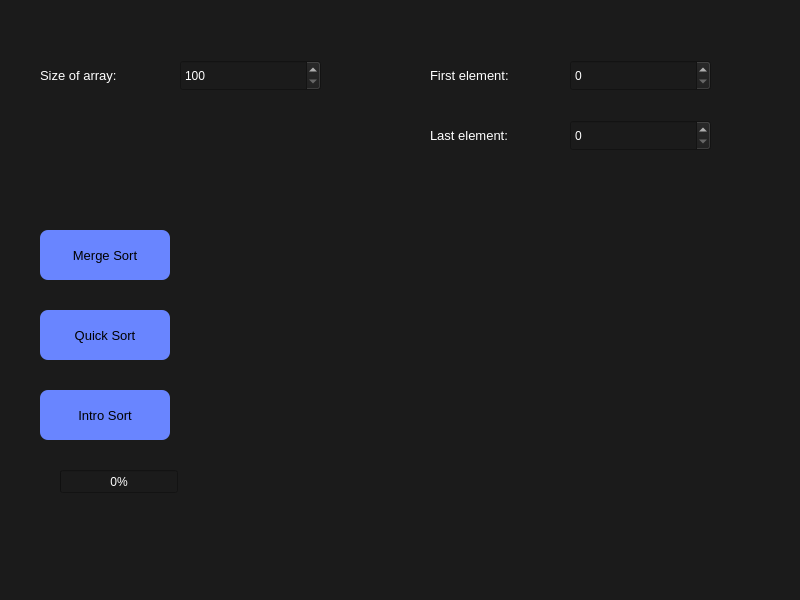
<?xml version="1.0" encoding="UTF-8"?>
<ui version="4.0">
 <class>MainWindow</class>
 <widget class="QMainWindow" name="MainWindow">
  <property name="geometry">
   <rect>
    <x>0</x>
    <y>0</y>
    <width>800</width>
    <height>600</height>
   </rect>
  </property>
  <property name="windowTitle">
   <string>MainWindow</string>
  </property>
  <property name="styleSheet">
   <string notr="true">background-color:rgb(27, 27, 27);
</string>
  </property>
  <widget class="QWidget" name="centralwidget">
   <widget class="QSpinBox" name="spinBox_Size">
    <property name="geometry">
     <rect>
      <x>180</x>
      <y>60</y>
      <width>141</width>
      <height>31</height>
     </rect>
    </property>
    <property name="styleSheet">
     <string notr="true">color:rgb(255, 255, 255);</string>
    </property>
    <property name="minimum">
     <number>100</number>
    </property>
    <property name="maximum">
     <number>50000</number>
    </property>
    <property name="value">
     <number>100</number>
    </property>
   </widget>
   <widget class="QSpinBox" name="spinBox_limitA">
    <property name="geometry">
     <rect>
      <x>570</x>
      <y>60</y>
      <width>141</width>
      <height>31</height>
     </rect>
    </property>
    <property name="styleSheet">
     <string notr="true">color:rgb(255, 255, 255);</string>
    </property>
    <property name="minimum">
     <number>0</number>
    </property>
    <property name="maximum">
     <number>50000</number>
    </property>
    <property name="value">
     <number>0</number>
    </property>
   </widget>
   <widget class="QSpinBox" name="spinBox_limitB">
    <property name="geometry">
     <rect>
      <x>570</x>
      <y>120</y>
      <width>141</width>
      <height>31</height>
     </rect>
    </property>
    <property name="styleSheet">
     <string notr="true">color:rgb(255, 255, 255);</string>
    </property>
    <property name="minimum">
     <number>0</number>
    </property>
    <property name="maximum">
     <number>50000</number>
    </property>
    <property name="value">
     <number>0</number>
    </property>
   </widget>
   <widget class="QLabel" name="labelSize">
    <property name="geometry">
     <rect>
      <x>40</x>
      <y>60</y>
      <width>110</width>
      <height>30</height>
     </rect>
    </property>
    <property name="font">
     <font>
      <pointsize>10</pointsize>
      <weight>50</weight>
      <italic>false</italic>
      <bold>false</bold>
     </font>
    </property>
    <property name="styleSheet">
     <string notr="true">color:rgb(255, 255, 255);</string>
    </property>
    <property name="text">
     <string>Size of array:</string>
    </property>
   </widget>
   <widget class="QLabel" name="labelBorderA">
    <property name="geometry">
     <rect>
      <x>430</x>
      <y>60</y>
      <width>130</width>
      <height>30</height>
     </rect>
    </property>
    <property name="font">
     <font>
      <pointsize>10</pointsize>
      <weight>50</weight>
      <italic>false</italic>
      <bold>false</bold>
     </font>
    </property>
    <property name="styleSheet">
     <string notr="true">color:rgb(255, 255, 255);</string>
    </property>
    <property name="text">
     <string>First element:</string>
    </property>
   </widget>
   <widget class="QLabel" name="labelBorderB">
    <property name="geometry">
     <rect>
      <x>430</x>
      <y>120</y>
      <width>130</width>
      <height>30</height>
     </rect>
    </property>
    <property name="font">
     <font>
      <pointsize>10</pointsize>
      <weight>50</weight>
      <italic>false</italic>
      <bold>false</bold>
     </font>
    </property>
    <property name="styleSheet">
     <string notr="true">color:rgb(255, 255, 255);</string>
    </property>
    <property name="text">
     <string>Last element:</string>
    </property>
   </widget>
   <widget class="QProgressBar" name="progressBar">
    <property name="geometry">
     <rect>
      <x>60</x>
      <y>470</y>
      <width>118</width>
      <height>23</height>
     </rect>
    </property>
    <property name="styleSheet">
     <string notr="true">color:rgb(255, 255, 255);</string>
    </property>
    <property name="value">
     <number>0</number>
    </property>
   </widget>
   <widget class="QPushButton" name="pushButtonStart">
    <property name="geometry">
     <rect>
      <x>40</x>
      <y>390</y>
      <width>130</width>
      <height>50</height>
     </rect>
    </property>
    <property name="font">
     <font>
      <pointsize>10</pointsize>
     </font>
    </property>
    <property name="mouseTracking">
     <bool>false</bool>
    </property>
    <property name="styleSheet">
     <string notr="true">background-color:rgb(105, 133, 255);
border-style:outset;
border-with:2px;
border-radius:8px;</string>
    </property>
    <property name="text">
     <string>Intro Sort</string>
    </property>
   </widget>
   <widget class="QPushButton" name="pushButtonStart_2">
    <property name="geometry">
     <rect>
      <x>40</x>
      <y>310</y>
      <width>130</width>
      <height>50</height>
     </rect>
    </property>
    <property name="font">
     <font>
      <pointsize>10</pointsize>
     </font>
    </property>
    <property name="mouseTracking">
     <bool>false</bool>
    </property>
    <property name="styleSheet">
     <string notr="true">background-color:rgb(105, 133, 255);
border-style:outset;
border-with:2px;
border-radius:8px;</string>
    </property>
    <property name="text">
     <string>Quick Sort</string>
    </property>
   </widget>
   <widget class="QPushButton" name="pushButtonStart_3">
    <property name="geometry">
     <rect>
      <x>40</x>
      <y>230</y>
      <width>130</width>
      <height>50</height>
     </rect>
    </property>
    <property name="font">
     <font>
      <pointsize>10</pointsize>
     </font>
    </property>
    <property name="mouseTracking">
     <bool>false</bool>
    </property>
    <property name="styleSheet">
     <string notr="true">background-color:rgb(105, 133, 255);
border-style:outset;
border-with:2px;
border-radius:8px;</string>
    </property>
    <property name="text">
     <string>Merge Sort</string>
    </property>
   </widget>
  </widget>
  <widget class="QStatusBar" name="statusbar"/>
 </widget>
 <resources/>
 <connections/>
</ui>
